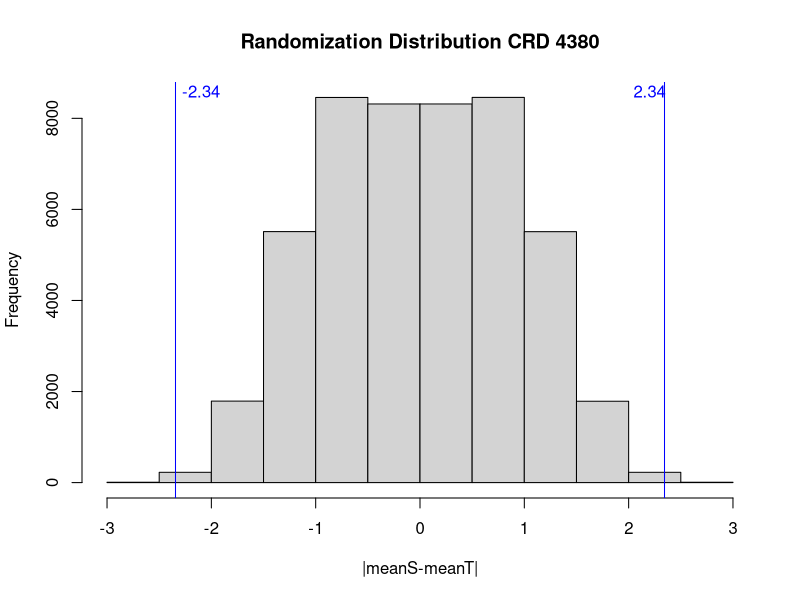
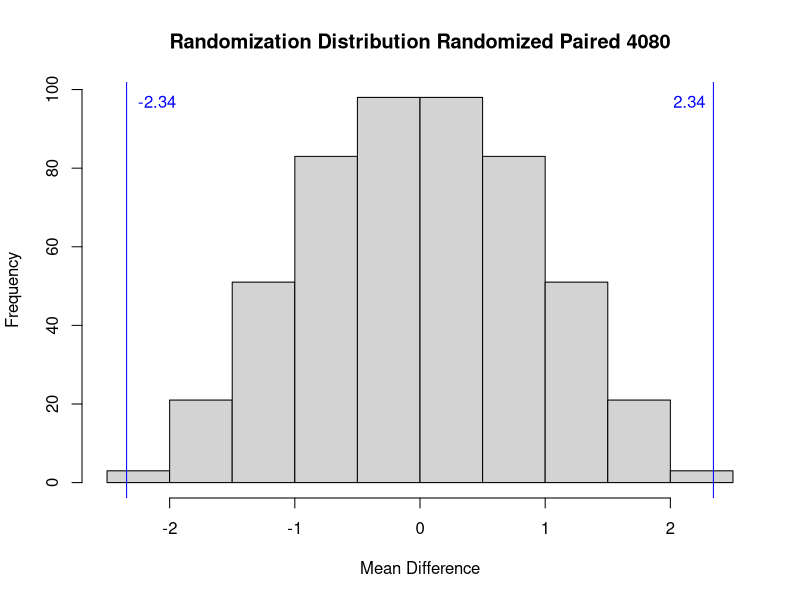
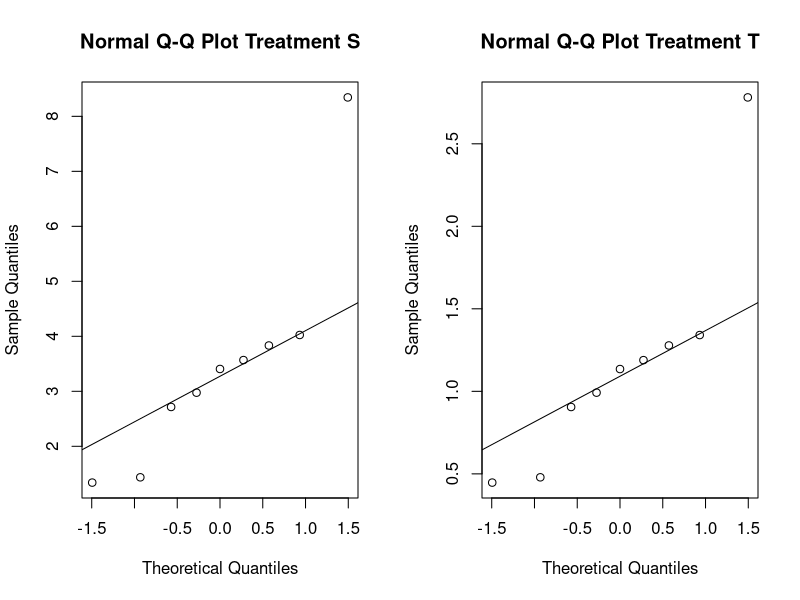
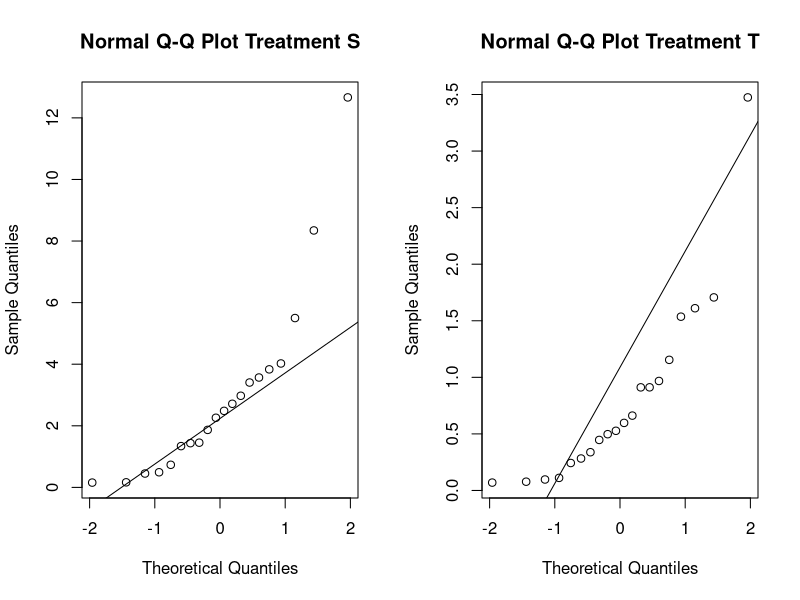
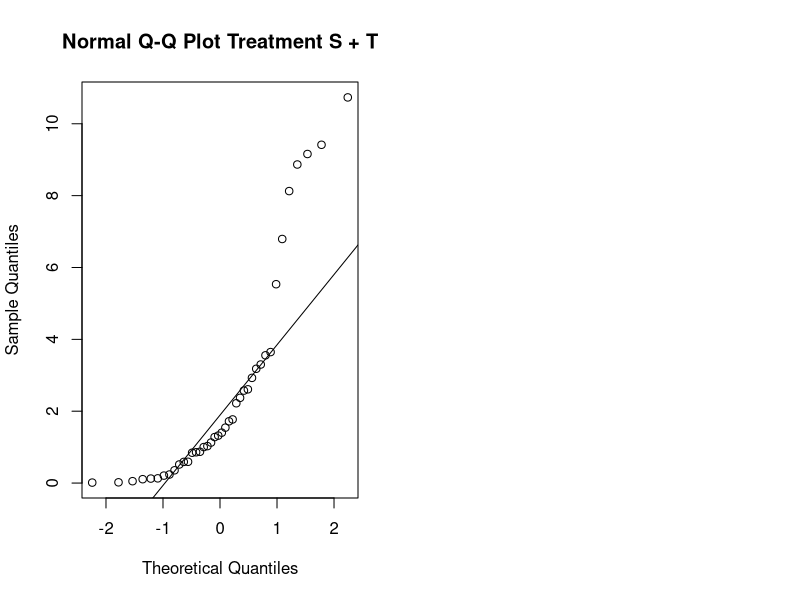

Generate these figures, in order, with R:
## ---- chunk 1
set.seed(1005194380)
rexp(9, rate=1/3)
## ---- chunk 2
set.seed(1005194380)
rexp(9, rate=1)
## ---- chunk 3
treat_s_yc <- c(1.340, 4.024, 1.436, 3.568, 8.344, 3.833, 2.975, 3.406, 2.715)
treat_t_yc <- c(0.447, 1.341, 0.479, 1.189, 2.781, 1.278, 0.992, 1.135, 0.905)
pair_no_yc <- c(1, 2, 3, 4, 5, 6, 7, 8, 9)
random_pair_yc <- data.frame(pair_no_yc, treat_s_yc, treat_t_yc)
random_pair_yc
## ---- chunk 4
# pool data
pair_yc <- c(treat_s_yc, treat_t_yc)
N_yc <- choose(18, 9)
diff_yc <- numeric(N_yc)

library(combinat)
index_yc <- combn(1:18,9)

for (i in 1:N_yc){
  diff_yc[i] <- mean(pair_yc[index_yc[,i]]) - mean(pair_yc[-index_yc[,i]])
}
## ---- chunk 5
hist(diff_yc, xlab= "|meanS-meanT|", main = "Randomization Distribution CRD 4380")

observe_yc <- mean(treat_s_yc) - mean(treat_t_yc)

abline(v=observe_yc, col="blue")
abline(v=-(observe_yc), col="blue")
text(2.2, 8600, "2.34", col = "blue")
text(-2.1, 8600, "-2.34", col = "blue")
## ---- chunk 6
# p-value
tbar_yc <- mean(diff_yc)

p_yc <- sum(abs(diff_yc - tbar_yc)>=abs(observe_yc - tbar_yc))/N_yc
round(p_yc, 2)
## ---- chunk 7
diffp_yc <- treat_s_yc - treat_t_yc
mean_diffp_yc <- mean(diffp_yc)

Np_yc <- 2^(9)
nump_yc <- numeric(Np_yc)
mult_yc <- list(c(-1,1))
assign_yc <- expand.grid(rep(mult_yc, 9))

for (i in 1 : Np_yc){
  nump_yc[i] <- mean(as.numeric(assign_yc[i,] * diffp_yc))
}
## ---- chunk 8
# histogram
hist(nump_yc, xlab = "Mean Difference", main = "Randomization Distribution Randomized Paired 4080")
abline(v = mean_diffp_yc, col="blue")
abline(v = -(mean_diffp_yc), col="blue")
text(2.15, 97, "2.34", col = "blue")
text(-2.1, 97, "-2.34", col = "blue")
## ---- chunk 9
# p-value
tbarp_yc <- mean(nump_yc)

p_val_yc <- sum(abs(nump_yc - tbarp_yc)>=abs(mean_diffp_yc - tbarp_yc))/Np_yc
round(p_val_yc, 2)
## ---- chunk 10
t.test(treat_s_yc, treat_t_yc, var.equal = F, alternative = "two.sided")
## ---- chunk 11
t.test(treat_s_yc, treat_t_yc, paired = T, alternative = "two.sided")
## ---- chunk 12
# normality
par(mfrow=c(1,2))
qqnorm(treat_s_yc, main = "Normal Q-Q Plot Treatment S")
qqline(treat_s_yc)
qqnorm(treat_t_yc, main = "Normal Q-Q Plot Treatment T")
qqline(treat_t_yc)
## ---- chunk 13
set.seed(1005194380)

pvals_yc <- replicate(1000, t.test(rexp(20, 1/3), rexp(20, 1), var.equal = F, alternative = "two.sided")$p.value)

sum(pvals_yc <= 0.05)/1000

## ---- chunk 14
set.seed(1005194380)

ppair_yc <- replicate(1000, t.test(rexp(20, 1/3), rexp(20, 1), paired = T, alternative = "two.sided")$p.value)

sum(ppair_yc <= 0.05)/1000
## ---- chunk 15
set.seed(1005194380)

wil_crd_yc <- replicate(1000, wilcox.test(rexp(20, 1/3), rexp(20, 1), alternative = "two.sided")$p.value)

sum(wil_crd_yc <= 0.05)/1000
## ---- chunk 16
set.seed(1005194380)

wil_paired_yc <- replicate(1000, wilcox.test(rexp(20, 1/3), rexp(20, 1), paired = T, alternative = "two.sided")$p.value)

sum(wil_paired_yc <= 0.05)/1000
## ---- chunk 17
set.seed(1005194380)

# treatment S
qqnorm(rexp(20, 1/3), main = "Normal Q-Q Plot Treatment S")
qqline(rexp(20, 1/3))

# treatment T
qqnorm(rexp(20, 1), main = "Normal Q-Q Plot Treatment T")
qqline(rexp(20, 1))

# treatment S + T
combine_yc <- c(rexp(20, 1/3), rexp(20, 1))
qqnorm(combine_yc, main = "Normal Q-Q Plot Treatment S + T")
qqline(combine_yc)
